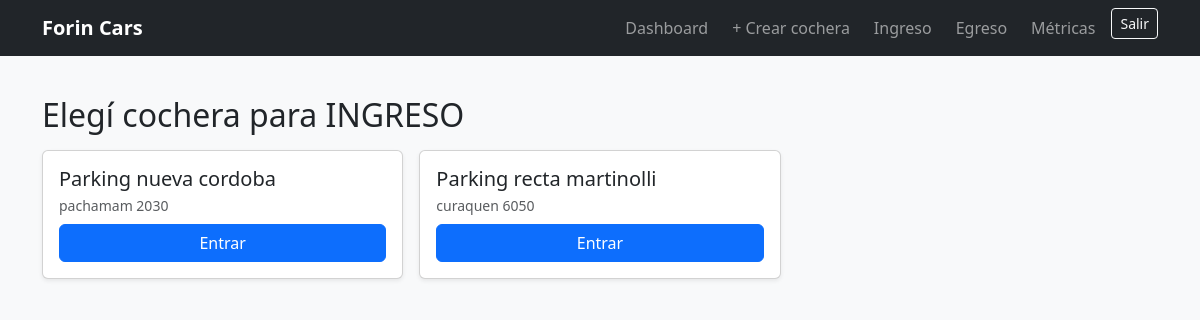
The app's page /parking/ingreso/ (signed in), older data.
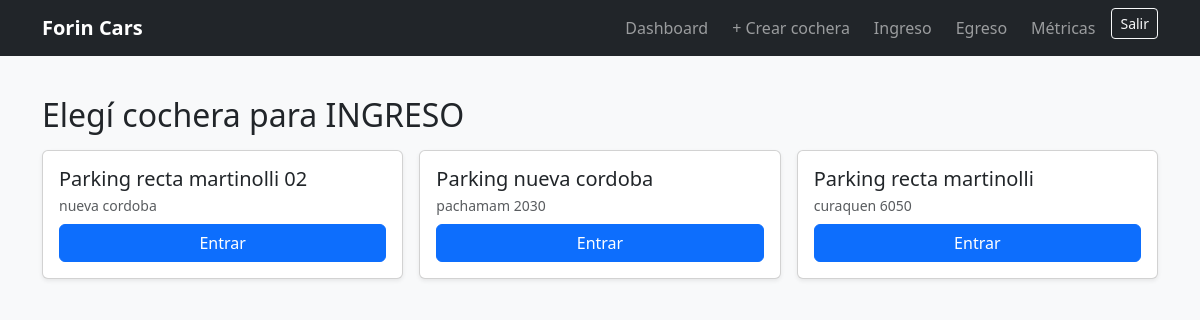
The same page, newer data.
### parking/models.py (models this page shows, shortened)
class Cochera(models.Model):
    owner = models.ForeignKey(
        settings.AUTH_USER_MODEL,
        on_delete=models.CASCADE,
        related_name="cocheras",
    )
    nombre = models.CharField(max_length=120)
    direccion = models.CharField(max_length=200, blank=True)
    activa = models.BooleanField(default=True)
    created_at = models.DateTimeField(auto_now_add=True)
    empleados = models.ManyToManyField(
        settings.AUTH_USER_MODEL,
        related_name="cocheras_asignadas",
        blank=True,
        through="CocheraEmpleado",
    )

### parking/views.py (the view)
# urls.py: path("ingreso/", views.ingreso_select_cochera_view, name="ingreso"),
@login_required
@user_passes_test(can_operate)
def ingreso_select_cochera_view(request):
    return _select_cochera_view(request, title="Elegí cochera para INGRESO", target_url_name="ingreso_cochera")

### parking/views.py (called while the page is built)
def can_operate(user) -> bool:
    if not user.is_authenticated:
        return False
    if user.is_superuser:
        return True
    return user.groups.filter(name__in=["ADMIN_DUENO", "ADMIN_EMPLEADO"]).exists()

def cochera_queryset_for(user):
    if user.is_superuser:
        return Cochera.objects.all()
    q = Q(owner=user)
    try:
        Cochera.objects.filter(empleados=user)  # solo para testear FieldError
        q |= Q(empleados=user)
    except FieldError:
        pass
    try:
        Cochera.objects.filter(cocheraempleado__empleado=user)
        q |= Q(cocheraempleado__empleado=user)
    except FieldError:
        pass
    return Cochera.objects.filter(q).distinct()

### parking/templates/parking/select_cochera.html (shortened to what this page needs)
{% extends "base.html" %}
{% block content %}
<div class="container py-4">
  <h2 class="mb-3">{{ title }}</h2>
  <div class="row g-3">
    {% for c in cocheras %}
      <div class="col-12 col-md-6 col-lg-4">
        <div class="card p-3 shadow-sm">
          <h5 class="mb-1">{{ c.nombre }}</h5>
          <div class="text-muted small mb-2">{{ c.direccion|default:"(sin dirección)" }}</div>
          <a class="btn btn-primary" href="{% url target c.id %}">Entrar</a>
        </div>
      </div>
    {% endfor %}
  </div>
</div>
{% endblock %}

Row changes from the older to the newer data that the page shows:
added Cochera: nombre "Parking recta martinolli 02", direccion "nueva cordoba"
